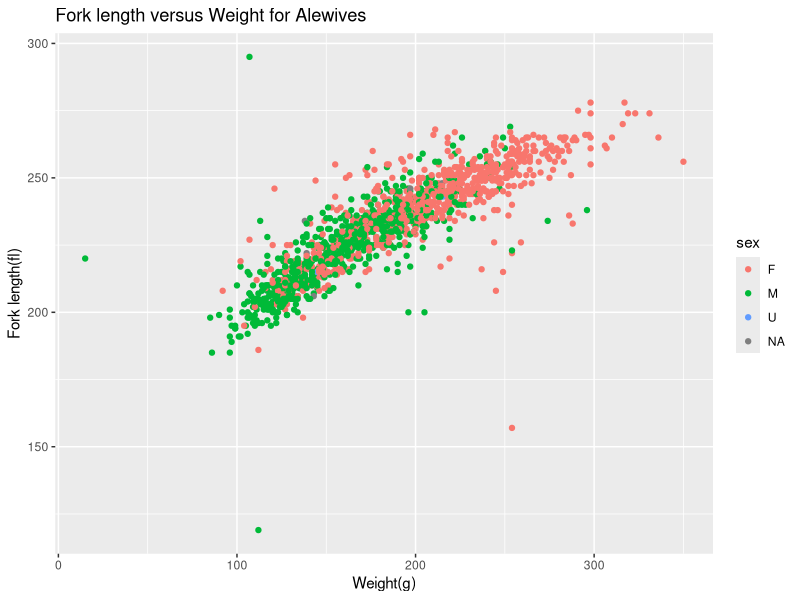
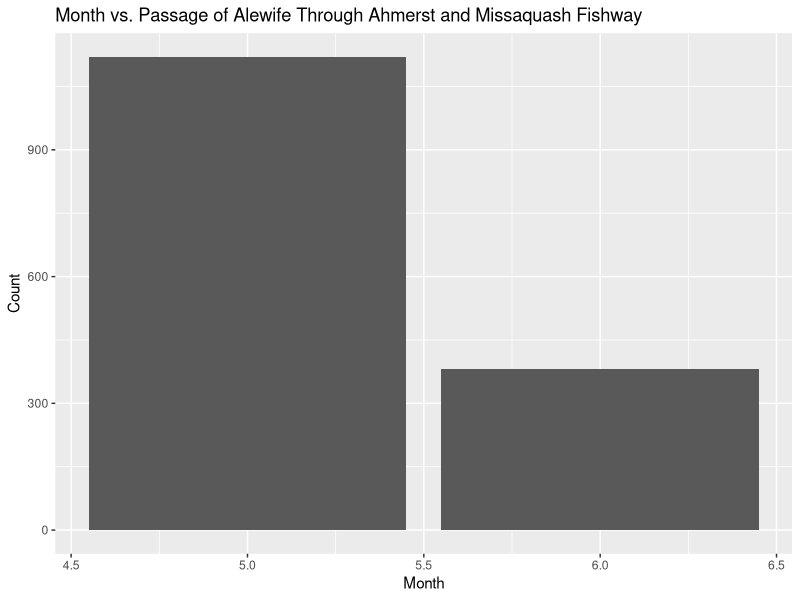
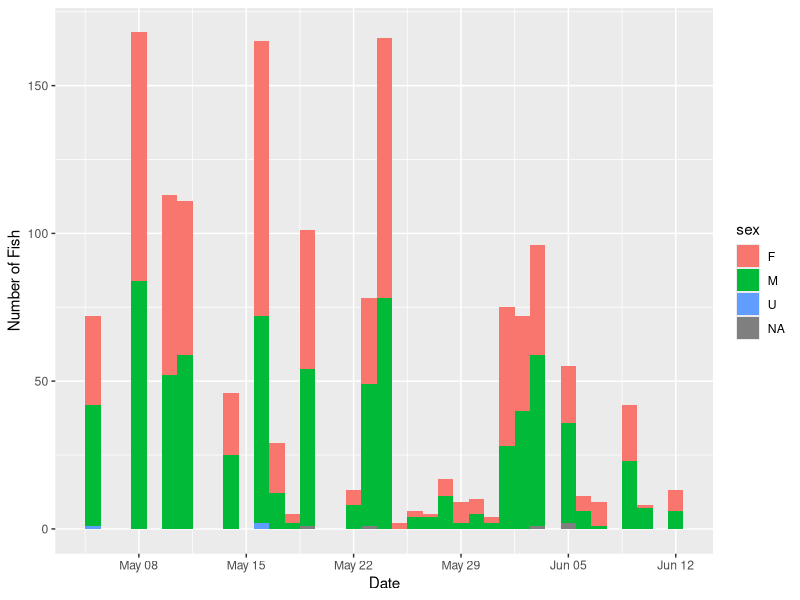

These figures' R source, in order:
## ---- chunk 1

## ---- chunk 2
knitr::opts_chunk$set(echo = TRUE)
## ---- chunk 3
library("tidyverse")

alewife17 <- read_csv("alewife13_17.csv", col_type= "iiiiciiciiicc")

alewife17 <- read.csv("alewife13_17.csv", na = c("na", "NA"))
names(alewife17)
## ---- chunk 4
alewife17.df <- filter(alewife17, y==2017)
## ---- chunk 5

alewife17.df %>%
  count(sx)

## ---- chunk 6
aw.df <- mutate(alewife17.df, 
                sex = toupper(str_trim(sx)), 
                sex = ifelse(sex %in% c("-","?", "NA"), "U", sex))
# check
with(aw.df, table(sex, sx))
## ---- chunk 7
aw.df$sx <- NULL
## ---- chunk 8
aw.df <- mutate(aw.df,w = ifelse(w %in% c("na"), "NA", w))
View(aw.df)
## ---- chunk 9
ggplot(data= aw.df,mapping= aes(x=w,y=fl,colour=sex),position="jitter")+
  geom_point()+
  ggtitle("Fork length versus Weight for Alewives")+
  xlab("Weight(g)")+
  ylab("Fork length(fl)")

#can't get the x axis to work...
## ---- chunk 10
library(lubridate)

aw.df %>%
  mutate(month=month(m,label=TRUE)) %>%
  ggplot(aes(x=m))+
  geom_bar()+
  ggtitle("Month vs. Passage of Alewife Through Ahmerst and Missaquash Fishway")+
  xlab("Month")+
  ylab("Count")
## ---- chunk 11

aw.df <- aw.df %>%
  mutate(enter = make_date(y, m, d))

ggplot(aw.df, aes(enter))+
  geom_histogram(aes(fill = sex), binwidth = 1)+
  xlab("Date")+
  ylab("Number of Fish")
